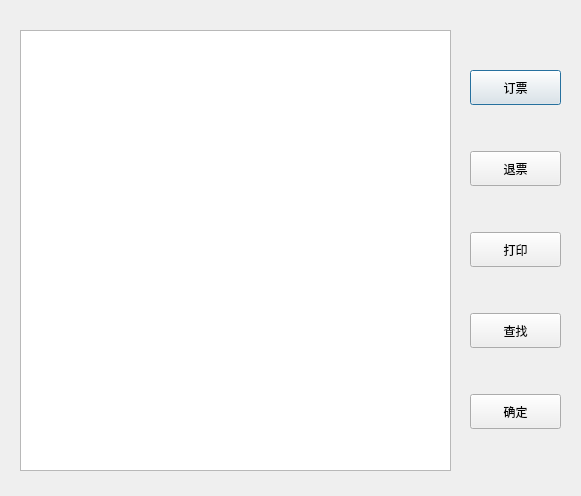
<?xml version="1.0" encoding="UTF-8"?>
<ui version="4.0">
 <class>detailedinfo</class>
 <widget class="QDialog" name="detailedinfo">
  <property name="geometry">
   <rect>
    <x>0</x>
    <y>0</y>
    <width>581</width>
    <height>496</height>
   </rect>
  </property>
  <property name="windowTitle">
   <string>Dialog</string>
  </property>
  <widget class="QTableWidget" name="tableWidget">
   <property name="geometry">
    <rect>
     <x>20</x>
     <y>30</y>
     <width>431</width>
     <height>441</height>
    </rect>
   </property>
  </widget>
  <widget class="QWidget" name="layoutWidget">
   <property name="geometry">
    <rect>
     <x>470</x>
     <y>30</y>
     <width>91</width>
     <height>441</height>
    </rect>
   </property>
   <layout class="QVBoxLayout" name="verticalLayout">
    <item>
     <widget class="QPushButton" name="buyButton">
      <property name="minimumSize">
       <size>
        <width>0</width>
        <height>35</height>
       </size>
      </property>
      <property name="text">
       <string>订票</string>
      </property>
     </widget>
    </item>
    <item>
     <widget class="QPushButton" name="tuiButton">
      <property name="minimumSize">
       <size>
        <width>0</width>
        <height>35</height>
       </size>
      </property>
      <property name="text">
       <string>退票</string>
      </property>
     </widget>
    </item>
    <item>
     <widget class="QPushButton" name="printButton">
      <property name="minimumSize">
       <size>
        <width>0</width>
        <height>35</height>
       </size>
      </property>
      <property name="text">
       <string>打印</string>
      </property>
     </widget>
    </item>
    <item>
     <widget class="QPushButton" name="pushButton">
      <property name="minimumSize">
       <size>
        <width>0</width>
        <height>35</height>
       </size>
      </property>
      <property name="text">
       <string>查找</string>
      </property>
     </widget>
    </item>
    <item>
     <widget class="QPushButton" name="okButton">
      <property name="minimumSize">
       <size>
        <width>0</width>
        <height>35</height>
       </size>
      </property>
      <property name="text">
       <string>确定</string>
      </property>
     </widget>
    </item>
   </layout>
  </widget>
 </widget>
 <resources/>
 <connections/>
</ui>
